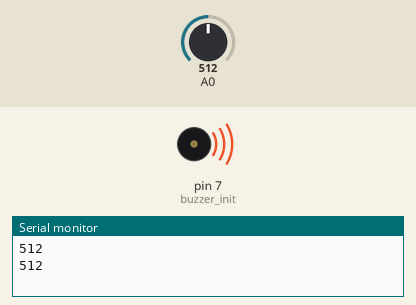
Recording of a sketch running on a simulated Arduino Uno, built with avr-gcc and run on an emulated ATmega328P. Shown: buzzer (waves = sounding, pin HIGH), the last lines printed to the serial monitor. Inputs (shaded band) come from the test bench; at power-on: A0 = 512.

Above: at 4.8 s.
4.9 s: A0 set to 66
9.9 s: A0 set to 55
At 12.9 s:
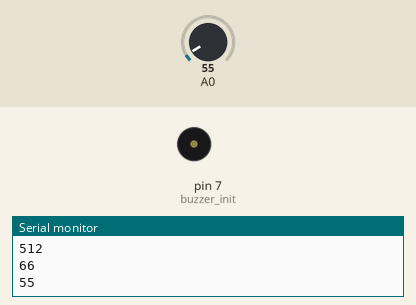
14.9 s: A0 set to 71
At 16.4 s:
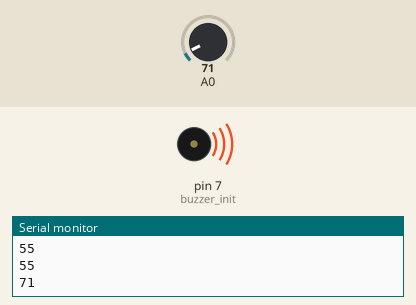
19.9 s: A0 set to 51
At 23.7 s:
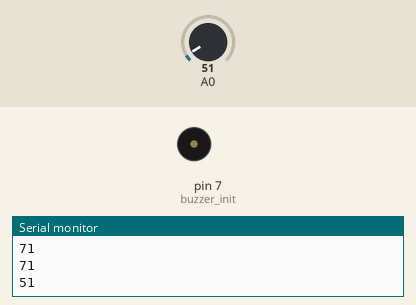
Timing chart, 0 to 25.2 s (numbered marks = the images above; inputs shaded):
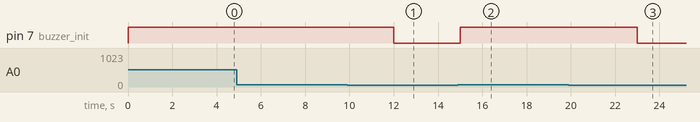

The sketch:

micbuzzer.ino
```cpp
void setup() {
  // put your setup code here, to run once:
  Serial.begin(9600);//mic output to console.
  pinMode(7,OUTPUT);//buzzer init.


}

void loop() {
  // put your main code here, to run repeatedly:
  int micsensor= analogRead(A0);
  Serial.println(micsensor);
  if(micsensor> 61){
  digitalWrite(7,HIGH);
  delay(3000);
  }else{
  digitalWrite(7,LOW);
  delay(500);
  }
  delay(1000);

}
```

Measured:
- the behaviour switches between 62 and 61 on A0 (found by bisection; images 0 and 1)
- after the input at 9.9 s, pin 7 (buzzer_init): HIGH → LOW after 2.1 s
- after the input at 14.9 s, pin 7 (buzzer_init): LOW → HIGH after 0.10 s
- after the input at 19.9 s, pin 7 (buzzer_init): HIGH → LOW after 3.1 s
